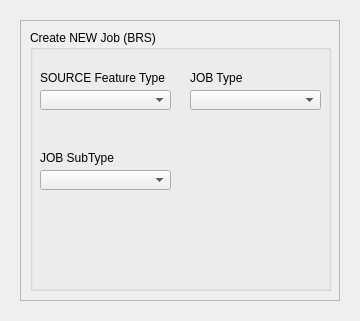
<?xml version="1.0" encoding="UTF-8"?>
<ui version="4.0">
 <class>Browser</class>
 <widget class="QWidget" name="Browser">
  <property name="geometry">
   <rect>
    <x>0</x>
    <y>0</y>
    <width>360</width>
    <height>321</height>
   </rect>
  </property>
  <property name="windowTitle">
   <string>BRS_GIS SQL Browser</string>
  </property>
  <layout class="QGridLayout" name="gridLayout">
   <item row="0" column="0">
    <widget class="brs_contacts" name="stackedWidget">
     <property name="frameShadow">
      <enum>QFrame::Sunken</enum>
     </property>
     <property name="currentIndex">
      <number>0</number>
     </property>
     <widget class="jobsdata" name="p3_jobsData">
      <layout class="QGridLayout" name="gridLayout_11">
       <item row="0" column="0">
        <widget class="QFrame" name="frame_3">
         <property name="frameShape">
          <enum>QFrame::StyledPanel</enum>
         </property>
         <property name="frameShadow">
          <enum>QFrame::Sunken</enum>
         </property>
         <widget class="QGroupBox" name="groupBox_contact">
          <property name="geometry">
           <rect>
            <x>10</x>
            <y>10</y>
            <width>301</width>
            <height>261</height>
           </rect>
          </property>
          <property name="title">
           <string>Create NEW Job (BRS)</string>
          </property>
          <widget class="QComboBox" name="jobType">
           <property name="geometry">
            <rect>
             <x>160</x>
             <y>60</y>
             <width>131</width>
             <height>20</height>
            </rect>
           </property>
           <property name="sizePolicy">
            <sizepolicy hsizetype="Fixed" vsizetype="Fixed">
             <horstretch>0</horstretch>
             <verstretch>0</verstretch>
            </sizepolicy>
           </property>
           <property name="editable">
            <bool>false</bool>
           </property>
          </widget>
          <widget class="QLabel" name="label_11">
           <property name="geometry">
            <rect>
             <x>10</x>
             <y>120</y>
             <width>81</width>
             <height>16</height>
            </rect>
           </property>
           <property name="text">
            <string>JOB SubType</string>
           </property>
          </widget>
          <widget class="QLabel" name="label_10">
           <property name="geometry">
            <rect>
             <x>160</x>
             <y>40</y>
             <width>65</width>
             <height>16</height>
            </rect>
           </property>
           <property name="text">
            <string>JOB Type</string>
           </property>
           <property name="buddy">
            <cstring>jobType</cstring>
           </property>
          </widget>
          <widget class="QLabel" name="label_27">
           <property name="geometry">
            <rect>
             <x>10</x>
             <y>40</y>
             <width>131</width>
             <height>16</height>
            </rect>
           </property>
           <property name="text">
            <string>SOURCE Feature Type</string>
           </property>
          </widget>
          <widget class="QComboBox" name="featureType">
           <property name="geometry">
            <rect>
             <x>10</x>
             <y>60</y>
             <width>131</width>
             <height>20</height>
            </rect>
           </property>
           <property name="sizePolicy">
            <sizepolicy hsizetype="Fixed" vsizetype="Fixed">
             <horstretch>0</horstretch>
             <verstretch>0</verstretch>
            </sizepolicy>
           </property>
          </widget>
          <widget class="QComboBox" name="jobSubtype">
           <property name="geometry">
            <rect>
             <x>10</x>
             <y>140</y>
             <width>131</width>
             <height>20</height>
            </rect>
           </property>
           <property name="sizePolicy">
            <sizepolicy hsizetype="Fixed" vsizetype="Fixed">
             <horstretch>0</horstretch>
             <verstretch>0</verstretch>
            </sizepolicy>
           </property>
          </widget>
          <zorder>jobType</zorder>
          <zorder>label_10</zorder>
          <zorder>label_11</zorder>
          <zorder>label_27</zorder>
          <zorder>featureType</zorder>
          <zorder>jobSubtype</zorder>
         </widget>
        </widget>
       </item>
      </layout>
     </widget>
    </widget>
   </item>
  </layout>
  <action name="insertRowAction">
   <property name="enabled">
    <bool>false</bool>
   </property>
   <property name="text">
    <string>&amp;Insert Row</string>
   </property>
   <property name="statusTip">
    <string>Inserts a new Row</string>
   </property>
  </action>
  <action name="deleteRowAction">
   <property name="enabled">
    <bool>false</bool>
   </property>
   <property name="text">
    <string>&amp;Delete Row</string>
   </property>
   <property name="statusTip">
    <string>Deletes the current Row</string>
   </property>
  </action>
  <action name="fieldStrategyAction">
   <property name="checkable">
    <bool>true</bool>
   </property>
   <property name="text">
    <string>Submit on &amp;Field Change</string>
   </property>
   <property name="toolTip">
    <string>Commit on Field Change</string>
   </property>
  </action>
  <action name="rowStrategyAction">
   <property name="checkable">
    <bool>true</bool>
   </property>
   <property name="text">
    <string>Submit on &amp;Row Change</string>
   </property>
   <property name="toolTip">
    <string>Commit on Row Change</string>
   </property>
  </action>
  <action name="manualStrategyAction">
   <property name="checkable">
    <bool>true</bool>
   </property>
   <property name="text">
    <string>Submit &amp;Manually</string>
   </property>
   <property name="toolTip">
    <string>Commit Manually</string>
   </property>
  </action>
  <action name="submitAction">
   <property name="text">
    <string>&amp;Submit All</string>
   </property>
   <property name="toolTip">
    <string>Submit Changes</string>
   </property>
  </action>
  <action name="revertAction">
   <property name="text">
    <string>&amp;Revert All</string>
   </property>
   <property name="toolTip">
    <string>Revert</string>
   </property>
  </action>
  <action name="selectAction">
   <property name="text">
    <string>S&amp;elect</string>
   </property>
   <property name="toolTip">
    <string>Refresh Data from Database</string>
   </property>
  </action>
 </widget>
 <customwidgets>
  <customwidget>
   <class>jobsdata</class>
   <extends>QWidget</extends>
   <header>jobsdata.h</header>
   <container>1</container>
  </customwidget>
  <customwidget>
   <class>brs_contacts</class>
   <extends>QStackedWidget</extends>
   <header>brs_contacts.h</header>
   <container>1</container>
   <slots>
    <signal>setCurrentIndex(2)</signal>
   </slots>
  </customwidget>
 </customwidgets>
 <tabstops>
  <tabstop>jobType</tabstop>
 </tabstops>
 <resources>
  <include location="login_resources.qrc"/>
 </resources>
 <connections/>
</ui>
